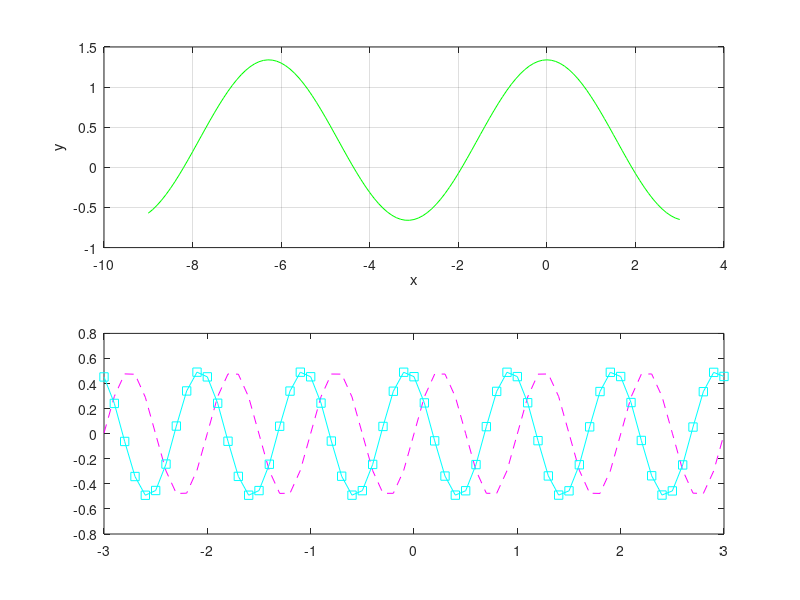

MATLAB code to generate this figure:
t=-9:0.1:3;
if t<-3 | t>3
    y=sin(5*t);
else y=cos(t)-cos(3)-sin(15);
end
subplot(2,1,1);
plot(t, y, 'g-')
xlabel('x'); ylabel('y');
grid;

x=-3:0.1:3;
f=sin(3.14*x).*cos(3.14*x);
g=sin(3.14*x+1).*cos(3.14*x+1);
subplot(2,1,2);
plot(x,f,'m--',x,g,'cs-')